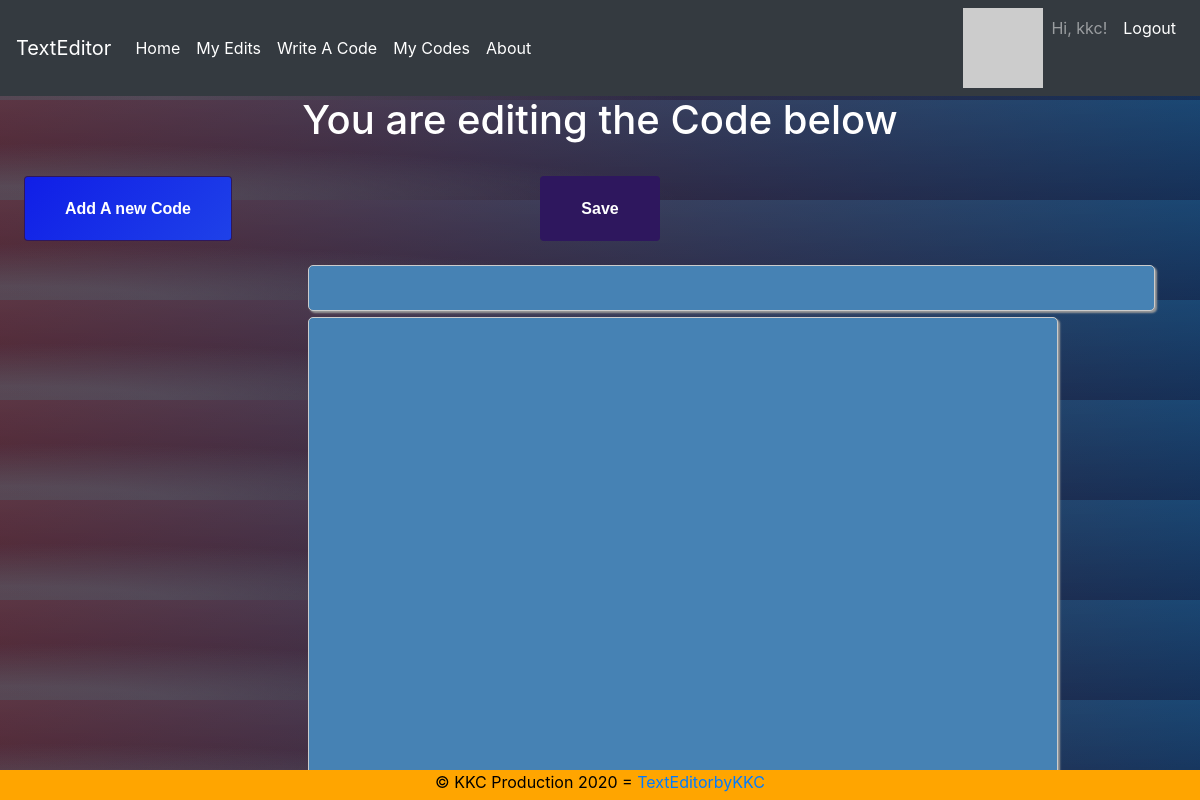
The app's page /editcodes/5 (signed in), older data.
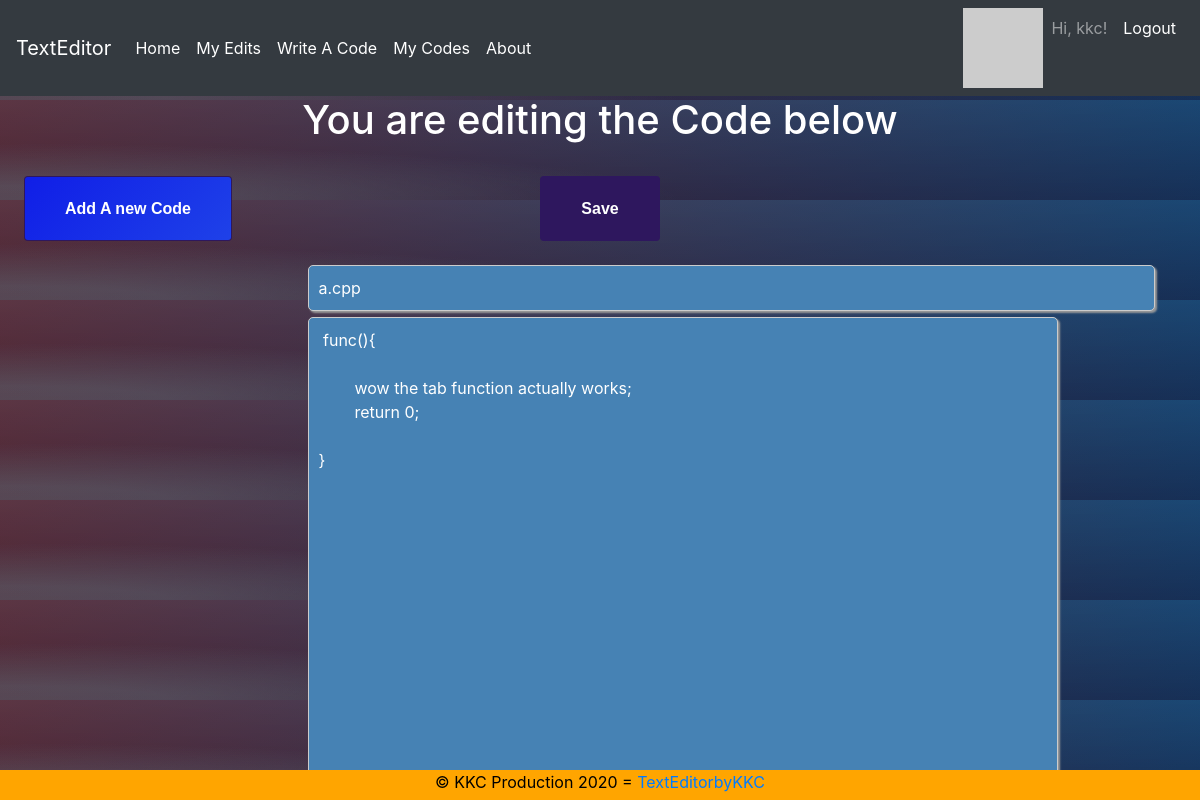
The same page, newer data.
### app/models.py (models this page shows, shortened)
class CodeData(db.Model):
    id = db.Column(db.Integer, primary_key=True)
    name = db.Column(db.Text)
    code = db.Column(db.Text)
    user_id = db.Column (db.Integer, db.ForeignKey('user.id'))

### app/routes.py (the view, shortened to what this page needs)
@app.route('/editcodes/<int:id>', methods=['GET', 'POST'])
@login_required
def editcode(id):
    code = CodeData.query.filter_by(id=id).first()
    return render_template('editcodes.html', code=code, title='Edit My Code')

### app/models.py (called while the page is built)
@login.user_loader
def load_user(id):
    return User.query.get(int(id))

    def avatar(self, size):
        digest = md5(self.email.lower().encode('utf-8')).hexdigest()
        return 'https://www.gravatar.com/avatar/{}?d=identicon&s={}'.format(
            digest, size)

### app/templates/editcodes.html (shortened to what this page needs)
{% extends "base.html" %} {% block content %}
<center>
  <h1> You are editing the Code below </h1></center>
  <div class="row">
      <div class="col-lg-3 col-md-4 col-sm-6">
          <a href="/codingtab" target="_blank" class="btn --animated">
              <span>Add A new Code</span>
          </a>
      </div>
      <div class="col-lg-6 col-md-8 col-sm-12">
        <form method="POST">
            <Center><input type="submit" value="Save" class="btn --animated"></Center>
            <center > <textarea id="name" name="name" style="resize: none;" rows="1" cols="79" >{{ code.name }}</textarea> </center>
            <center> <textarea id="textpad" name="textpad" style="width:750px;height:500px;display:block;"> {{ code.code }}</textarea></center>
        </form>
      </div>
      <div class="col-lg-3 col-md-4 col-sm-6">
      </div>
  </div>
 {% endblock %}

Row changes from the older to the newer data that the page shows:
added CodeData: name "a.cpp", textpad "func(){ wow the tab function actually works; return 0; }"
